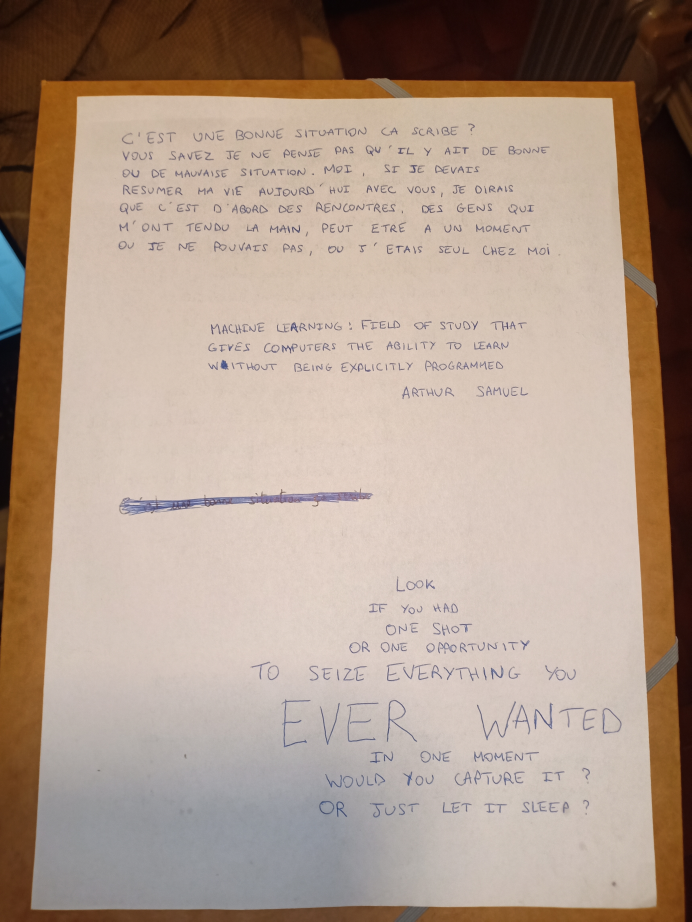
#> input picture content/CAP2.jpg, 3456 x 4608 px (shown at 1/5 size)
$ python -i scanner.py   (imports and definitions only)
#> lines starting #> are read from the running program, lines starting #| are printed output that depends on the picture; after the words box and inside, x2 and y2 are one past the last pixel; in counts of white or black regions, pixels touching at a corner belong together
#> further down, picture is the input picture: shape (4608, 3456, 3); mean B, G, R 138.8, 153.6, 173.9
from skimage.filters import threshold_local
import numpy as np
import argparse
import cv2
import imutils
from sklearn.cluster import KMeans
from itertools import combinations
from math import sin, cos, atan


def order_points(pts):
	# initialzie a list of coordinates that will be ordered
	# such that the first entry in the list is the top-left,
	# the second entry is the top-right, the third is the
	# bottom-right, and the fourth is the bottom-left
	rect = np.zeros((4, 2), dtype = "float32")
	# the top-left point will have the smallest sum, whereas
	# the bottom-right point will have the largest sum
	s = pts.sum(axis = 1)
	rect[0] = pts[np.argmin(s)]
	rect[2] = pts[np.argmax(s)]
	# now, compute the difference between the points, the
	# top-right point will have the smallest difference,
	# whereas the bottom-left will have the largest difference
	diff = np.diff(pts, axis = 1)
	rect[1] = pts[np.argmin(diff)]
	rect[3] = pts[np.argmax(diff)]
	# return the ordered coordinates
	return rect

def four_point_transform(image, pts):
	# obtain a consistent order of the points and unpack them
	# individually
	rect = order_points(pts)
	(tl, tr, br, bl) = rect
	# compute the width of the new image, which will be the
	# maximum distance between bottom-right and bottom-left
	# x-coordiates or the top-right and top-left x-coordinates
	widthA = np.sqrt(((br[0] - bl[0]) ** 2) + ((br[1] - bl[1]) ** 2))
	widthB = np.sqrt(((tr[0] - tl[0]) ** 2) + ((tr[1] - tl[1]) ** 2))
	maxWidth = max(int(widthA), int(widthB))
	# compute the height of the new image, which will be the
	# maximum distance between the top-right and bottom-right
	# y-coordinates or the top-left and bottom-left y-coordinates
	heightA = np.sqrt(((tr[0] - br[0]) ** 2) + ((tr[1] - br[1]) ** 2))
	heightB = np.sqrt(((tl[0] - bl[0]) ** 2) + ((tl[1] - bl[1]) ** 2))
	maxHeight = max(int(heightA), int(heightB))
	# now that we have the dimensions of the new image, construct
	# the set of destination points to obtain a "birds eye view",
	# (i.e. top-down view) of the image, again specifying points
	# in the top-left, top-right, bottom-right, and bottom-left
	# order
	dst = np.array([
	[0, 0],
	[maxWidth - 1, 0],
	[maxWidth - 1, maxHeight - 1],
	[0, maxHeight - 1]], dtype = "float32")
	# compute the perspective transform matrix and then apply it
	M = cv2.getPerspectiveTransform(rect, dst)
	warped = cv2.warpPerspective(image, M, (maxWidth, maxHeight))
	# return the warped image
	return warped


def _get_intersections(img, lines):
    """Finds the intersections between groups of lines."""
    intersections = []
    group_lines = combinations(range(len(lines)), 2)
    x_in_range = lambda x: 0 <= x <= img.shape[1]
    y_in_range = lambda y: 0 <= y <= img.shape[0]
    for i, j in group_lines:
      line_i, line_j = lines[i][0], lines[j][0]
      if 80.0 < _get_angle_between_lines(line_i, line_j) < 100.0:
          int_point = _intersection(line_i, line_j)
          if x_in_range(int_point[0][0]) and y_in_range(int_point[0][1]):
              intersections.append(int_point)
    return intersections


def _get_angle_between_lines(line_1, line_2):
    rho1, theta1 = line_1
    rho2, theta2 = line_2
    # x * cos(theta) + y * sin(theta) = rho
    # y * sin(theta) = x * (- cos(theta)) + rho
    # y = x * (-cos(theta) / sin(theta)) + rho
    m1 = -(np.cos(theta1) / np.sin(theta1))
    m2 = -(np.cos(theta2) / np.sin(theta2))
    return abs(atan(abs(m2-m1) / (1 + m2 * m1))) * (180 / np.pi)


def _intersection(line1, line2):
    """Finds the intersection of two lines given in Hesse normal form.
    Returns closest integer pixel locations.
    See https://stackoverflow.com/a/383527/5087436
    """
    rho1, theta1 = line1
    rho2, theta2 = line2
    A = np.array([
      [np.cos(theta1), np.sin(theta1)],
      [np.cos(theta2), np.sin(theta2)]
    ])
    b = np.array([[rho1], [rho2]])
    x0, y0 = np.linalg.solve(A, b)
    x0, y0 = int(np.round(x0)), int(np.round(y0))
    return [[x0, y0]]

def _find_quadrilaterals(intersections):
    X = np.array([[point[0][0], point[0][1]] for point in intersections])
    kmeans = KMeans(
      n_clusters = 4,
      init = 'k-means++',
      max_iter = 100,
      n_init = 10,
      random_state = 0
	  ).fit(X)

    return  [[center.tolist()] for center in kmeans.cluster_centers_]


def get_scan(image, show=False):
	# load the image and compute the ratio of the old height
	# to the new height, clone it, and resize it
#> called with show = False
	ratio = image.shape[0] / 1000.0
	orig = image.copy()
	resized = imutils.resize(image, height = 1000)

	print("STEP 1: Edge Detection")
	denoise = cv2.fastNlMeansDenoising(resized, h = 7)
	gray = cv2.cvtColor(denoise, cv2.COLOR_BGR2GRAY)
	# gray = cv2.equalizeHist(gray)
	kernel = cv2.getStructuringElement(cv2.MORPH_ELLIPSE, (5,5))
	close = cv2.morphologyEx(gray, cv2.MORPH_CLOSE, kernel, iterations = 5)
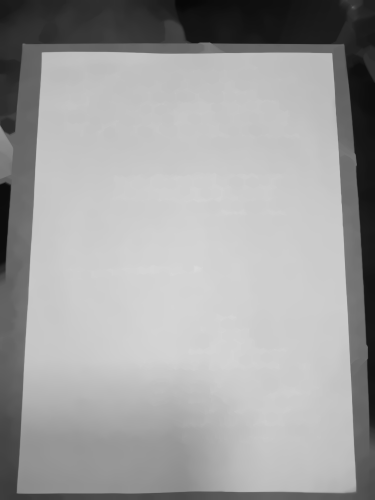
#> close: shape (1000, 750) (shown at 1/2 size); min 7, max 219, mean 160.4
	edge = cv2.Canny(close, 75, 150, apertureSize = 3)
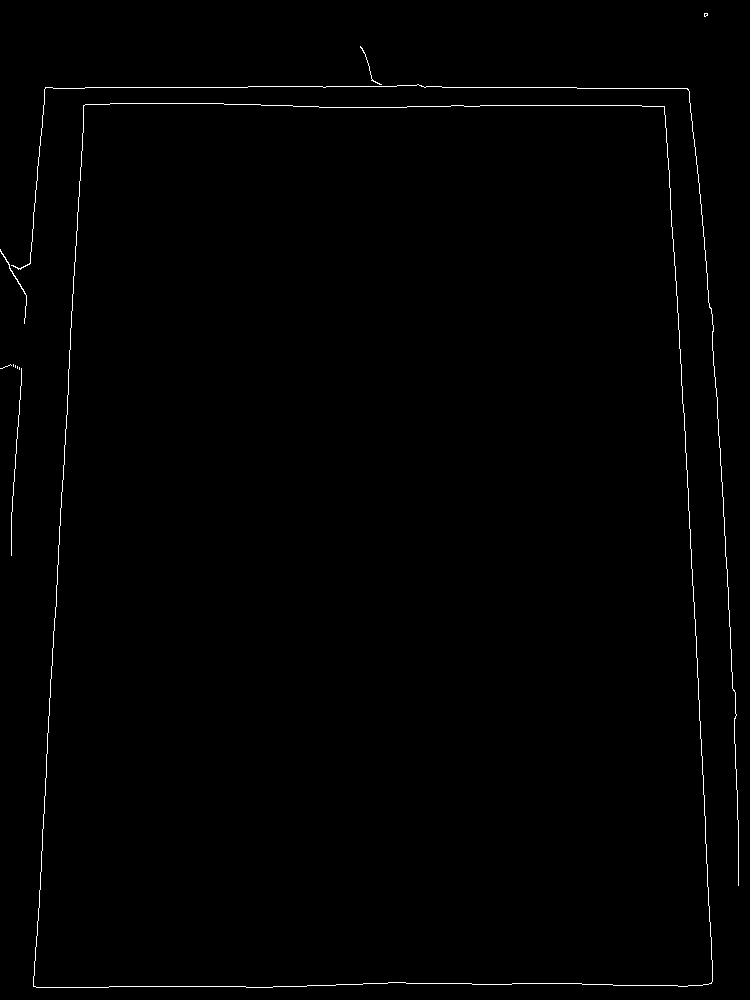
#> edge: shape (1000, 750); 0.67% white in thin lines or dots
	edge = cv2.copyMakeBorder(edge, 1, 1, 1, 1, cv2.BORDER_CONSTANT, None, 255)
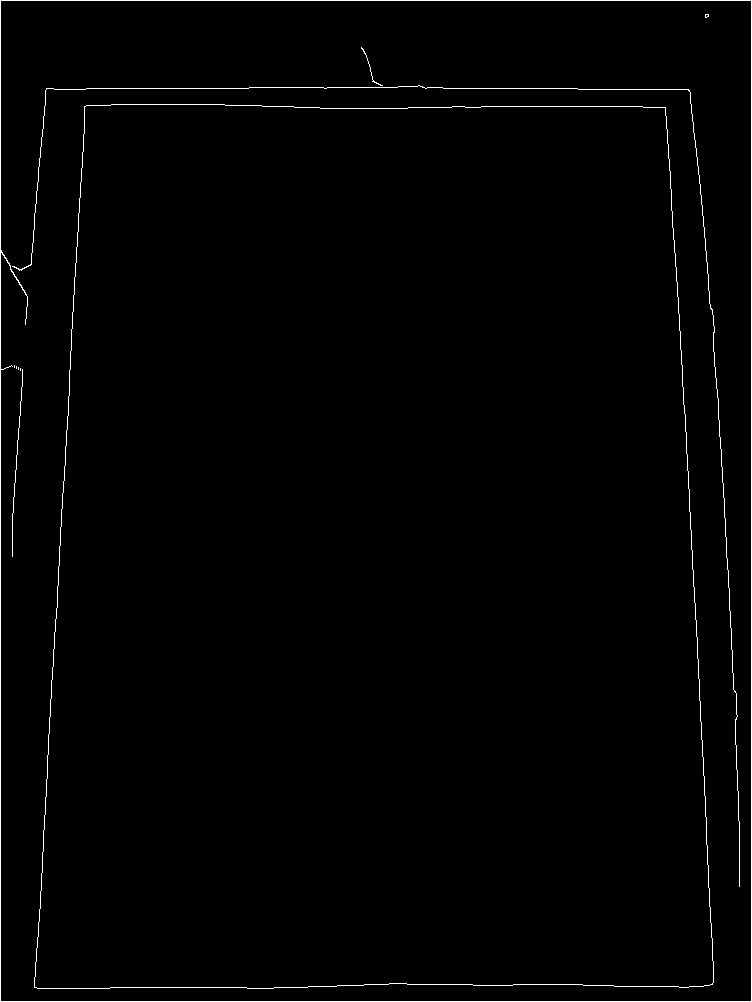
#> edge: shape (1002, 752); 1.1% white in thin lines or dots


	print("STEP 2: Find contours of document")
	lines = cv2.HoughLines(edge, 1, np.pi / 180, 100)
#> lines = 33 rows, first 8: [0, 0], [751, 0], [0, 1.57], [1001, 1.57], [-662, 3.09], [88, 1.57], [87, 0.0524], [89, 0.0524]
	intersections = _get_intersections(edge, lines)
#> the loop in _get_intersections, `for i, j in group_lines:` made 528 passes
#> int_point on passes 65, 67, 68, 69, 72, 73, 76, 77: [[663, 0]], [[87, 0]], [[89, 0]], [[697, 0]], [[689, 0]], [[53, 0]], [[48, 0]], [[680, 0]]
#> after the loop in _get_intersections, `for i, j in group_lines:`: intersections = 206 items
#> intersections = 206 items
	quad = _find_quadrilaterals(intersections)
#> in _find_quadrilaterals, `X = np.array([[point[0][0], point[0][1]] for point in intersections])`: X = 206 pairs, first value 23 to 752, second value 0 to 1001
#> quad = [[[697.1, 90.77]], [[735.3, 987.7]], [[75.19, 87.1]], [[31.1, 985.8]]]

	# show the original image and the edge detected image

	if show:
		cv2.imwrite("./img_debug/1_gray.jpg", gray)
		cv2.imwrite("./img_debug/2__close.jpg", close)
		cv2.imwrite("./img_debug/3_edge.jpg", edge)
		contour = resized.copy()
		umat = np.float32(quad)
		xSorted = sorted(umat, key = lambda x: x[0][0])
		leftMost = xSorted[:2]
		rightMost = xSorted[2:]
		(tl , bl) = sorted(leftMost, key= lambda x: x[0][1])
		(tr, br) = sorted(rightMost, key = lambda x: x[0][1])
		print([tl, tr, br, bl])
		umat = np.float32([tl, tr, br, bl])
		poly = cv2.approxPolyDP(umat, 0.03 * cv2.arcLength(umat, True), True)
		ctr = np.array(umat).reshape((-1,1,2)).astype(np.int32)
		cv2.drawContours(contour, [ctr], -1, (0,0,255), 5)
		cv2.imwrite("./img_debug/3_contours.jpg", contour)


	# apply the four point transform to obtain a top-down
	# view of the original image
	warped = four_point_transform(orig, np.array(quad).reshape(4, 2) * ratio)
#> in order_points, `s = pts.sum(axis = 1)`: s = [3630.4, 7939.3, 747.8, 4686]
#> in order_points, `diff = np.diff(pts, axis = 1)`: diff = [-2793.9, 1163.3, 54.86, 4399.4]
#> in four_point_transform, `rect = order_points(pts)`: rect = [[346.5, 401.3], [3212.1, 418.3], [3388, 4551.3], [143.3, 4542.7]]
#> in four_point_transform, `(tl, tr, br, bl) = rect`: tl = [346.5, 401.3]; tr = [3212.1, 418.3]; br = [3388, 4551.3]; bl = [143.3, 4542.7]
#> in four_point_transform, `widthA = np.sqrt(((br[0] - bl[0]) ** 2) + ((br[1] - bl[1]) ** 2))`: widthA = 3244.7
#> in four_point_transform, `widthB = np.sqrt(((tr[0] - tl[0]) ** 2) + ((tr[1] - tl[1]) ** 2))`: widthB = 2865.7
#> in four_point_transform, `maxWidth = max(int(widthA), int(widthB))`: maxWidth = 3244
#> in four_point_transform, `heightA = np.sqrt(((tr[0] - br[0]) ** 2) + ((tr[1] - br[1]) ** 2))`: heightA = 4136.8
#> in four_point_transform, `heightB = np.sqrt(((tl[0] - bl[0]) ** 2) + ((tl[1] - bl[1]) ** 2))`: heightB = 4146.4
#> in four_point_transform, `maxHeight = max(int(heightA), int(heightB))`: maxHeight = 4146
#> in four_point_transform, `dst = np.array([ [0, 0], [maxWidth - 1, 0], [maxWidth - 1, maxHeight -..`: dst = [[0, 0], [3243, 0], [3243, 4145], [0, 4145]]
#> in four_point_transform, `M = cv2.getPerspectiveTransform(rect, dst)`: M = [[1.14, 0.0561, -418.6], [-0.00677, 1.15, -458.1], [-9.88e-07, 3.23e-05, 1]]
	# convert the warped image to grayscale, then threshold it
	# to give it that 'black and white' paper effect
	warped = cv2.cvtColor(warped, cv2.COLOR_BGR2GRAY)
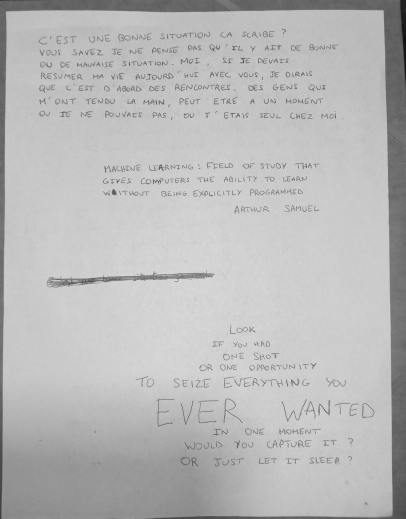
#> warped: shape (4146, 3244) (shown at 1/8 size); min 13, max 232, mean 185.3
	T = threshold_local(warped, 25, offset = 10, method = "gaussian")
	warped = (warped > T).astype("uint8") * 255
#> warped: shape (4146, 3244); 97.4% white; 1259 black regions (570 under 20 px), largest, box (x1, y1, x2, y2) and area: (176, 72, 3162, 4002) 29402, (382, 2165, 1720, 2262) 13808, (16, 348, 51, 2972) 10640
	x,y = warped.shape
	# some padding to erase black pixels of image borders
	warped = warped[75:x-75, 25:y-25]
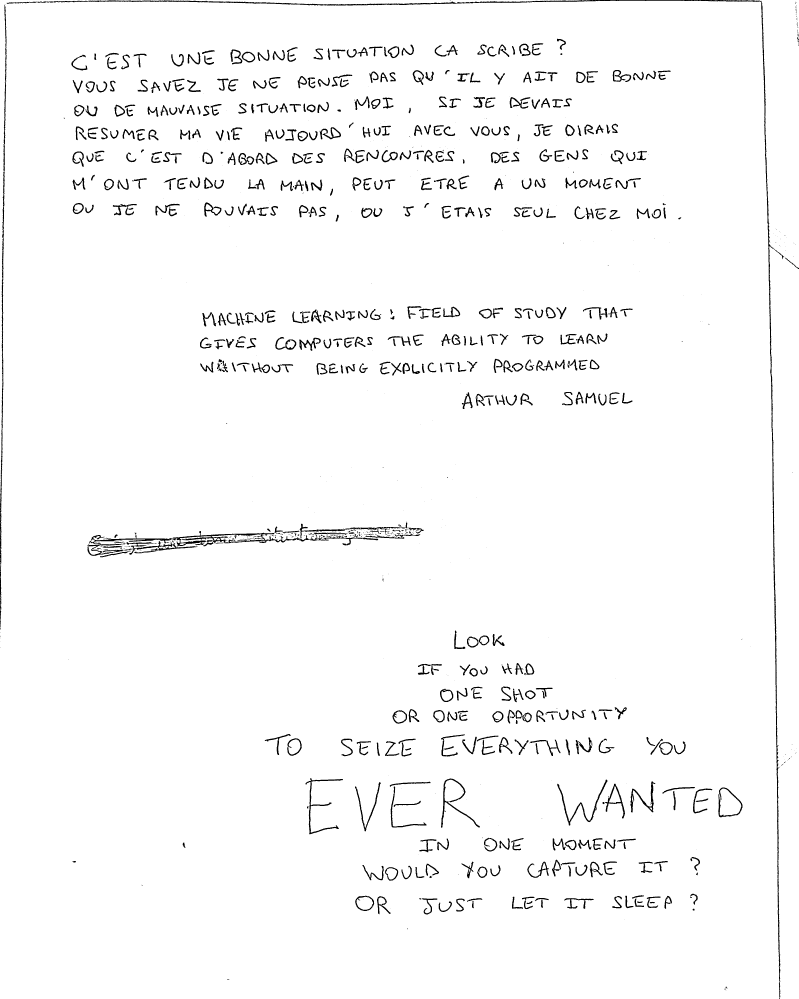
#> warped: shape (3996, 3194) (shown at 1/4 size); 97.4% white; 1049 black regions (408 under 20 px), largest, box (x1, y1, x2, y2) and area: (151, 0, 3137, 3927) 29010, (357, 2090, 1695, 2187) 13808, (0, 273, 26, 2509) 9033
	warped = cv2.medianBlur(warped, 5)
#> warped: shape (3996, 3194); 97.4% white; 690 black regions (48 under 20 px), largest, box (x1, y1, x2, y2) and area: (1827, 0, 3121, 3989) 21797, (358, 2131, 1235, 2185) 9666, (0, 328, 24, 2439) 8764
	print("STEP 3: Apply perspective transform")
	if show:
		cv2.imwrite("./img_debug/4_scan.jpg", warped)

	return warped

>>> import cv2
>>> picture = cv2.imread('CAP2.jpg')
>>> result = get_scan(picture)

$ run again, on content/CAP3.jpg
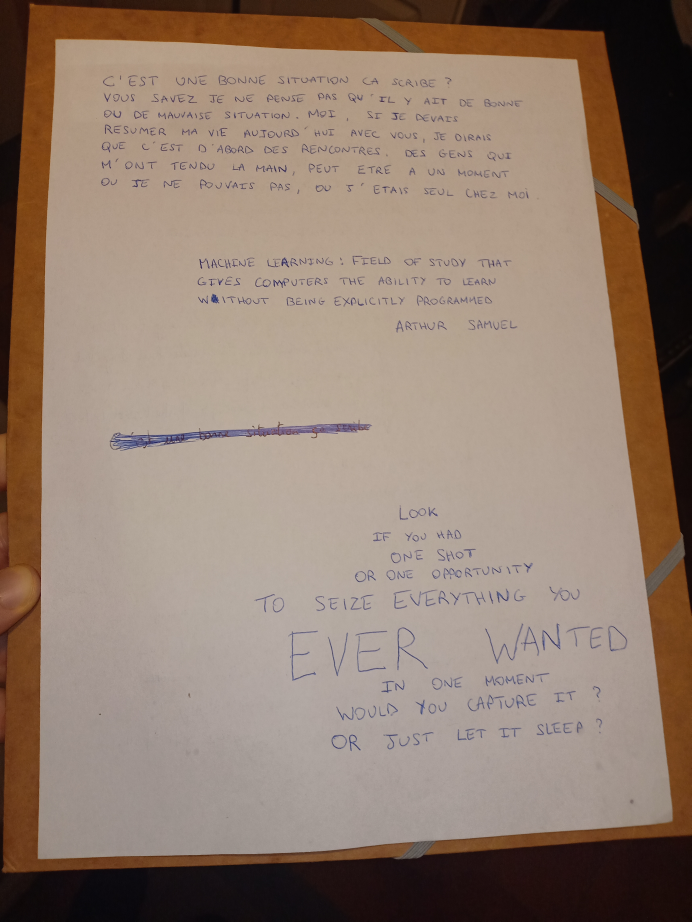
#> input picture content/CAP3.jpg, 3456 x 4608 px (shown at 1/5 size)
#> picture is the input picture: shape (4608, 3456, 3); mean B, G, R 111.5, 125.7, 145.6
#> in get_scan, `edge = cv2.copyMakeBorder(edge, 1, 1, 1, 1, cv2.BORDER_CONSTANT, None,..`:
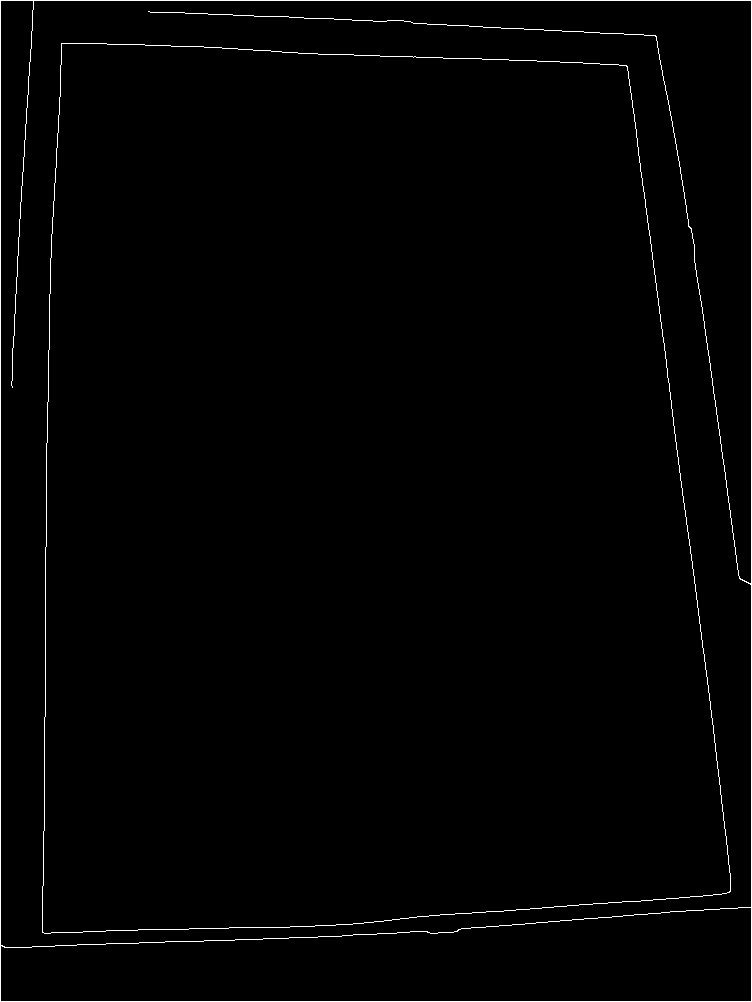
#> edge: shape (1002, 752); 1.2% white in thin lines or dots
#> lines = 34 rows, first 8: [0, 0], [751, 0], [0, 1.57], [1001, 1.57], [947, 1.54], [1, 1.62], [42, 1.61], [55, 0.0175]
#> the loop in _get_intersections, `for i, j in group_lines:` made 561 passes
#> int_point on passes 70, 72, 73, 74, 75, 78, 80, 81: [[55, 0]], [[658, 0]], [[623, 0]], [[31, 0]], [[64, 0]], [[58, 0]], [[34, 0]], [[653, 0]]
#> after the loop in _get_intersections, `for i, j in group_lines:`: intersections = 144 items
#> X = 144 pairs, first value 0 to 746, second value 0 to 1001
#> quad = [[[25.84, 952.9]], [[630.8, 25.8]], [[52.96, 22.81]], [[739.4, 909.3]]]
#> s = [4510.2, 3025.6, 349.2, 7597.3]
#> diff = [4272, -2787.8, -138.9, 783]
#> rect = [[244, 105.1], [2906.7, 118.9], [3407.1, 4190.2], [119.1, 4391.1]]
#> tl = [244, 105.1]; tr = [2906.7, 118.9]; br = [3407.1, 4190.2]; bl = [119.1, 4391.1]
#> widthA = 3294.2
#> widthB = 2662.7
#> maxWidth = 3294
#> heightA = 4101.9
#> heightB = 4287.8
#> maxHeight = 4287
#> dst = [[0, 0], [3293, 0], [3293, 4286], [0, 4286]]
#> M = [[1.19, 0.0346, -293.6], [-0.00645, 1.25, -129.5], [-1.58e-05, 5.68e-05, 1]]
#> in get_scan, `warped = warped[75:x-75, 25:y-25]`:
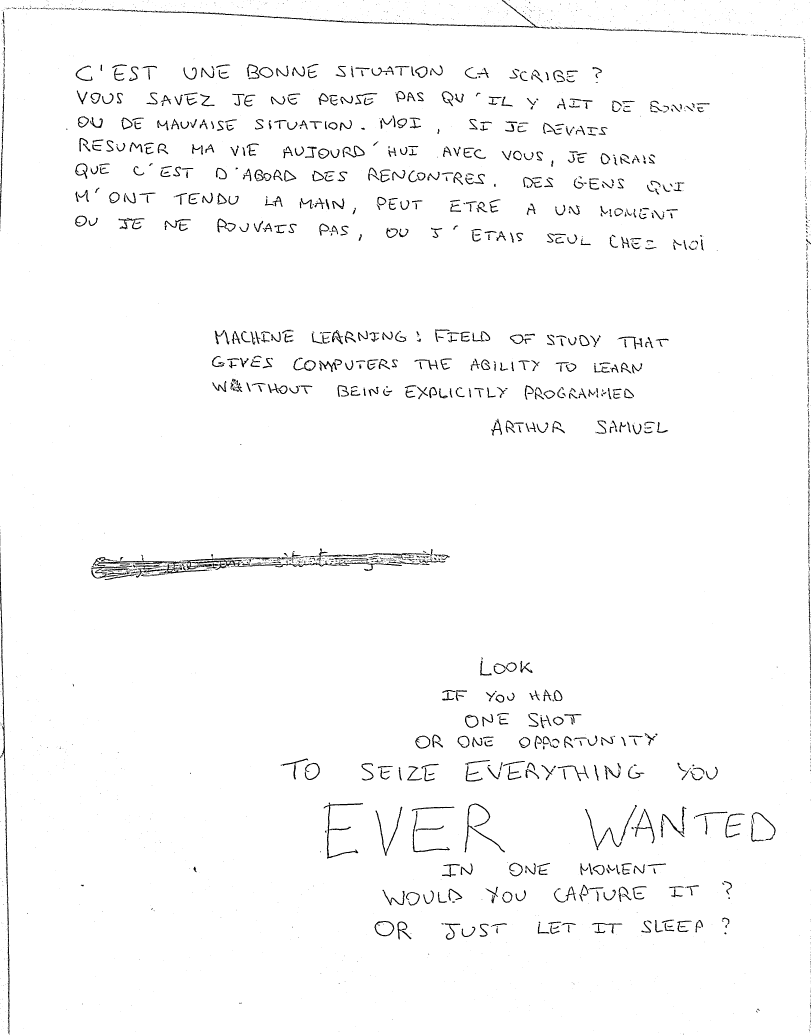
#> warped: shape (4137, 3244) (shown at 1/4 size); 97.9% white; 2459 black regions (1465 under 20 px), largest, box (x1, y1, x2, y2) and area: (727, 2228, 1398, 2280) 6864, (372, 2228, 838, 2311) 6181, (0, 2208, 35, 3702) 5800
